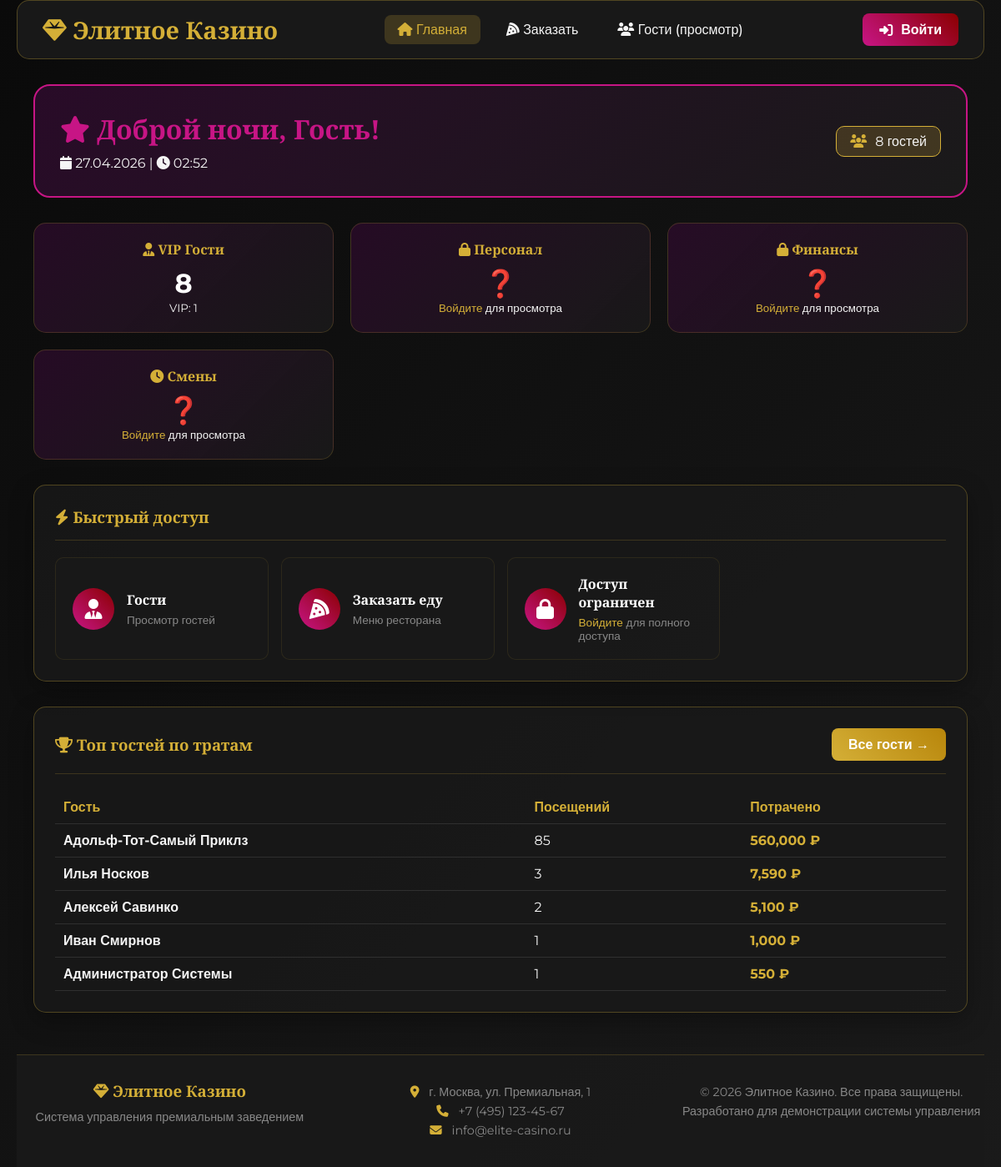
Page /casino_bar/index.php on the committed database.
### tables this page shows
CREATE TABLE `guests` (
  `id` int(11) NOT NULL COMMENT 'Уникальный идентификатор гостя',
  `first_name` varchar(50) NOT NULL COMMENT 'Имя гостя',
  `last_name` varchar(50) NOT NULL COMMENT 'Фамилия гостя',
  `birth_date` date DEFAULT NULL,
  `document_number` varchar(50) DEFAULT NULL COMMENT 'Номер документа',
  `phone` varchar(20) DEFAULT NULL COMMENT 'Контактный телефон\r\n',
  `visits_count` int(11) DEFAULT 0 COMMENT 'Количество посещений заведения',
  `total_spent` decimal(10,2) DEFAULT 0.00 COMMENT 'Общая сумма потраченных средств',
  `registration_date` datetime DEFAULT current_timestamp() COMMENT 'Дата первой регистрации в системе'
);

### casino_bar/config.php (called while the page is built, shortened)
<?php
function isGuest() {
    return !isset($_SESSION['user_id']) || $_SESSION['role'] == 'guest';
}
function getUserName() {
    return $_SESSION['first_name'] ?? 'Гость';
}
function escape($data) {
    return htmlspecialchars($data, ENT_QUOTES, 'UTF-8');
}
?>

### casino_bar/index.php (the view, shortened to what this page needs)
<?php
require_once 'config.php';
require_once 'header.php';
$user_name = getUserName();
$stats = [];
try {
    $stmt = $pdo->query("SELECT COUNT(*) as count FROM guests");
    $stats['guests'] = $stmt->fetch()['count'];
    $stmt = $pdo->query("SELECT COUNT(*) as count FROM guests WHERE total_spent > 10000");
    $stats['vip_guests'] = $stmt->fetch()['count'];
    $stmt = $pdo->query("SELECT first_name, last_name, total_spent FROM guests ORDER BY total_spent DESC LIMIT 1");
    $stats['top_guest'] = $stmt->fetch();
} catch (Exception $e) {
    $stats['guests'] = 0;
    $stats['vip_guests'] = 0;
    $stats['top_guest'] = null;
}
if (!isGuest()) {
    try {
        $stmt = $pdo->query("SELECT COUNT(*) as count FROM employees");
        $stats['employees'] = $stmt->fetch()['count'];
        $stmt = $pdo->query("SELECT COUNT(*) as count FROM employees WHERE is_active = 1");
        $stats['active_employees'] = $stmt->fetch()['count'];
        $stmt = $pdo->query("SELECT COUNT(*) as count FROM menu_items WHERE is_available = 1");
        $stats['menu_items'] = $stmt->fetch()['count'];
        $stmt = $pdo->query("SELECT SUM(total_amount) as total FROM orders");
        $stats['total_revenue'] = $stmt->fetch()['total'] ?? 0;
        $today = date('Y-m-d');
        $stmt = $pdo->prepare("SELECT SUM(total_amount) as total FROM orders WHERE DATE(order_time) = ?");
        $stmt->execute([$today]);
        $stats['today_revenue'] = $stmt->fetch()['total'] ?? 0;
        $stmt = $pdo->query("SELECT COUNT(*) as count FROM orders");
        $stats['orders_count'] = $stmt->fetch()['count'];
        $stmt = $pdo->query("SELECT COUNT(*) as count FROM shifts WHERE status = 'active'");
        $stats['active_shifts'] = $stmt->fetch()['count'];
    } catch (Exception $e) {
        $stats['employees'] = 0;
        $stats['active_employees'] = 0;
        $stats['menu_items'] = 0;
        $stats['total_revenue'] = 0;
        $stats['today_revenue'] = 0;
        $stats['orders_count'] = 0;
        $stats['active_shifts'] = 0;
    }
} else {
    $stats['employees'] = '???';
    $stats['active_employees'] = '???';
    $stats['menu_items'] = '???';
    $stats['total_revenue'] = '???';
    $stats['today_revenue'] = '???';
    $stats['orders_count'] = '???';
    $stats['active_shifts'] = '???';
}
$current_hour = date('H');
if ($current_hour >= 5 && $current_hour < 12) {
    $greeting = 'Доброе утро';
    $greeting_icon = 'fa-sun';
} elseif ($current_hour >= 12 && $current_hour < 18) {
    $greeting = 'Добрый день';
    $greeting_icon = 'fa-sun';
} elseif ($current_hour >= 18 && $current_hour < 23) {
    $greeting = 'Добрый вечер';
    $greeting_icon = 'fa-moon';
} else {
    $greeting = 'Доброй ночи';
    $greeting_icon = 'fa-star';
}
?>
<div class="container">
    <div class="welcome-message">
        <div class="welcome-content">
            <h1><i class="fas <?php echo $greeting_icon; ?>"></i> <?php echo $greeting; ?>, <?php echo escape($user_name); ?>!</h1>
            <p style="margin-top: 10px;">
                <i class="fas fa-calendar"></i> <?php echo date('d.m.Y'); ?> |
                <i class="fas fa-clock"></i> <?php echo date('H:i'); ?>
            </p>
        </div>
        <div class="welcome-stats">
            <div class="stat-badge"><i class="fas fa-users"></i> <?php echo $stats['guests']; ?> гостей</div>
        </div>
    </div>
    <div class="stats-grid">
        <div class="stat-card">
            <h3><i class="fas fa-user-tie"></i> VIP Гости</h3>
            <div class="value"><?php echo $stats['guests']; ?></div>
            <small>VIP: <?php echo $stats['vip_guests']; ?></small>
        </div>
        <?php if (!isGuest()): ?>
        <div class="stat-card">
            <h3><i class="fas fa-users"></i> Персонал</h3>
            <div class="value"><?php echo $stats['employees']; ?></div>
            <small>Активных: <?php echo $stats['active_employees']; ?></small>
        </div>
        <div class="stat-card">
            <h3><i class="fas fa-utensils"></i> Меню</h3>
            <div class="value"><?php echo $stats['menu_items']; ?></div>
            <small>позиций доступно</small>
        </div>
        <div class="stat-card">
            <h3><i class="fas fa-ruble-sign"></i> Выручка</h3>
            <div class="value"><?php echo number_format($stats['total_revenue'], 0); ?> ₽</div>
            <small>За сегодня: <?php echo number_format($stats['today_revenue'], 0); ?> ₽</small>
        </div>
        <?php else: ?>
        <div class="stat-card">
            <h3><i class="fas fa-lock"></i> Персонал</h3>
            <div class="value">❓</div>
            <small><a href="login.php" style="color: var(--accent);">Войдите</a> для просмотра</small>
        </div>
        <div class="stat-card">
            <h3><i class="fas fa-lock"></i> Финансы</h3>
            <div class="value">❓</div>
            <small><a href="login.php" style="color: var(--accent);">Войдите</a> для просмотра</small>
        </div>
        <div class="stat-card">
            <h3><i class="fas fa-clock"></i> Смены</h3>
            <div class="value">❓</div>
            <small><a href="login.php" style="color: var(--accent);">Войдите</a> для просмотра</small>
        </div>
        <?php endif; ?>
    </div>
    <div class="card">
        <div class="card-header">
            <h3><i class="fas fa-bolt"></i> Быстрый доступ</h3>
        </div>
        <div class="quick-access-grid">
            <a href="guests.php" class="quick-access-card">
                <div class="card-icon"><i class="fas fa-user-tie"></i></div>
                <div class="card-content">
                    <h4>Гости</h4>
                    <p>Просмотр гостей</p>
                </div>
            </a>
            <a href="menu_guest.php" class="quick-access-card">
                <div class="card-icon"><i class="fas fa-pizza-slice"></i></div>
                <div class="card-content">
                    <h4>Заказать еду</h4>
                    <p>Меню ресторана</p>
                </div>
            </a>
            <?php if (!isGuest()): ?>
            <a href="employees.php" class="quick-access-card">
                <div class="card-icon"><i class="fas fa-users"></i></div>
                <div class="card-content">
                    <h4>Сотрудники</h4>
                    <p>Управление персоналом</p>
                </div>
            </a>
            <a href="orders.php" class="quick-access-card">
                <div class="card-icon"><i class="fas fa-credit-card"></i></div>
                <div class="card-content">
                    <h4>Заказы</h4>
                    <p>Управление заказами</p>
                </div>
            </a>
            <a href="shifts.php" class="quick-access-card">
                <div class="card-icon"><i class="fas fa-clock"></i></div>
                <div class="card-content">
                    <h4>Смены</h4>
                    <p>Управление сменами</p>
                </div>
            </a>
            <?php else: ?>
            <div class="quick-access-card guest-restricted">
                <div class="card-icon"><i class="fas fa-lock"></i></div>
                <div class="card-content">
                    <h4>Доступ ограничен</h4>
                    <p><a href="login.php" style="color: var(--accent);">Войдите</a> для полного доступа</p>
                </div>
            </div>
            <?php endif; ?>
        </div>
    </div>
    <div class="card">
        <div class="card-header">
            <h3><i class="fas fa-trophy"></i> Топ гостей по тратам</h3>
            <a href="guests.php" class="btn btn-primary btn-sm">Все гости →</a>
        </div>
        <div class="card-body">
            <table class="vip-guests-table">
                <thead>
                    <tr><th>Гость</th><th>Посещений</th><th>Потрачено</th></tr>
                </thead>
                <tbody>
                    <?php
                    try {
                        $stmt = $pdo->query("SELECT first_name, last_name, visits_count, total_spent FROM guests ORDER BY total_spent DESC LIMIT 5");
                        while ($guest = $stmt->fetch()):
                    ?>
                    <tr>
                        <td><strong><?php echo escape($guest['first_name'] . ' ' . $guest['last_name']); ?></strong></td>
                        <td><?php echo $guest['visits_count']; ?></td>
                        <td class="amount-cell"><?php echo number_format($guest['total_spent'], 0); ?> ₽</td>
                    </tr>
                    <?php endwhile; ?>
                    <?php } catch (Exception $e) { ?>
                    <tr><td colspan="3">Нет данных</td></tr>
                    <?php } ?>
                </tbody>
            </table>
        </div>
    </div>
</div>
<?php require_once 'footer.php'; ?>

### casino_bar/style.css (style rules this page uses)
:root { --primary: #8B0000; --secondary: #C71585; --accent: #D4AF37; --dark: #1A1A1A; --light: #F5F5F5; --gray: #333333; --secondary-light: #888; --success: #28a745; --danger: #dc3545; --warning: #ffc107; --info: #17a2b8; }
* { margin: 0; padding: 0; box-sizing: border-box; }
body { font-family: 'Montserrat', sans-serif; background: linear-gradient(135deg, #0a0a0a, #1a1a1a); color: var(--light); min-height: 100vh; }
.container { max-width: 1400px; margin: 0 auto; padding: 0 20px; }
h1, h2, h3, h4 { font-family: 'Cinzel', serif; color: var(--accent); }
a { color: var(--secondary); text-decoration: none; transition: all 0.3s; }
.card { background: rgba(26, 26, 26, 0.8); border-radius: 15px; padding: 25px; margin-bottom: 30px; border: 1px solid rgba(212, 175, 55, 0.3); box-shadow: 0 10px 30px rgba(0, 0, 0, 0.3); }
.card-header { display: flex; justify-content: space-between; align-items: center; margin-bottom: 20px; border-bottom: 1px solid rgba(212, 175, 55, 0.2); padding-bottom: 15px; flex-wrap: wrap; gap: 15px; }
.card-header h3 { margin: 0; }
.btn { display: inline-flex; align-items: center; gap: 10px; background: linear-gradient(45deg, var(--secondary), var(--primary)); color: white; padding: 10px 20px; border-radius: 8px; font-weight: bold; border: none; cursor: pointer; transition: all 0.3s; }
.btn-primary { background: linear-gradient(45deg, var(--accent), #B8860B); }
.amount-cell { color: var(--accent); font-weight: bold; }
.welcome-message { background: linear-gradient(135deg, rgba(44, 11, 43, 0.9), rgba(26, 26, 26, 0.95)); border-radius: 20px; padding: 30px; margin-bottom: 30px; border: 2px solid var(--secondary); display: flex; justify-content: space-between; align-items: center; flex-wrap: wrap; gap: 20px; }
.welcome-content h1 { color: var(--secondary); font-size: 2rem; margin-bottom: 10px; }
.welcome-stats { display: flex; gap: 15px; flex-wrap: wrap; }
.stat-badge { background: rgba(212, 175, 55, 0.2); border: 1px solid var(--accent); border-radius: 10px; padding: 8px 16px; display: flex; align-items: center; gap: 10px; }
.stat-badge i { color: var(--accent); }
.stat-card { background: linear-gradient(135deg, rgba(44, 11, 43, 0.7), rgba(26, 26, 26, 0.8)); border-radius: 15px; padding: 25px; text-align: center; border: 1px solid rgba(212, 175, 55, 0.2); transition: all 0.3s; }
.stat-card h3 { color: var(--accent); margin-bottom: 15px; font-size: 1.1rem; }
.quick-access-grid { display: grid; grid-template-columns: repeat(auto-fill, minmax(220px, 1fr)); gap: 15px; }
.quick-access-card { background: linear-gradient(135deg, rgba(44, 11, 43, 0.5), rgba(26, 26, 26, 0.7)); border-radius: 10px; padding: 20px; display: flex; align-items: center; gap: 15px; text-decoration: none; border: 1px solid rgba(212, 175, 55, 0.1); transition: all 0.3s; }
.card-icon { width: 50px; height: 50px; background: linear-gradient(45deg, var(--secondary), var(--primary)); border-radius: 50%; display: flex; align-items: center; justify-content: center; font-size: 1.5rem; color: white; flex-shrink: 0; }
.card-content { flex: 1; }
.card-content h4 { color: white; margin-bottom: 5px; font-size: 1rem; }
.card-content p { color: var(--secondary-light); font-size: 0.85rem; margin: 0; }
.card { animation: fadeIn 0.5s ease-out; }

### rows in the picture
guests: first_name+last_name "Адольф-Тот-Самый Приклз", visits_count "85", total_spent "560,000"
guests: first_name+last_name "Илья Носков", visits_count "3", total_spent "7,590"
guests: first_name+last_name "Алексей Савинко", visits_count "2", total_spent "5,100"
guests: first_name+last_name "Иван Смирнов", visits_count "1", total_spent "1,000"
guests: first_name+last_name "Администратор Системы", visits_count "1", total_spent "550"

### other values in the picture
$greeting "Доброй ночи"
$user_name "Гость"
$stats['guests'] "8"
$stats['vip_guests'] "1"
